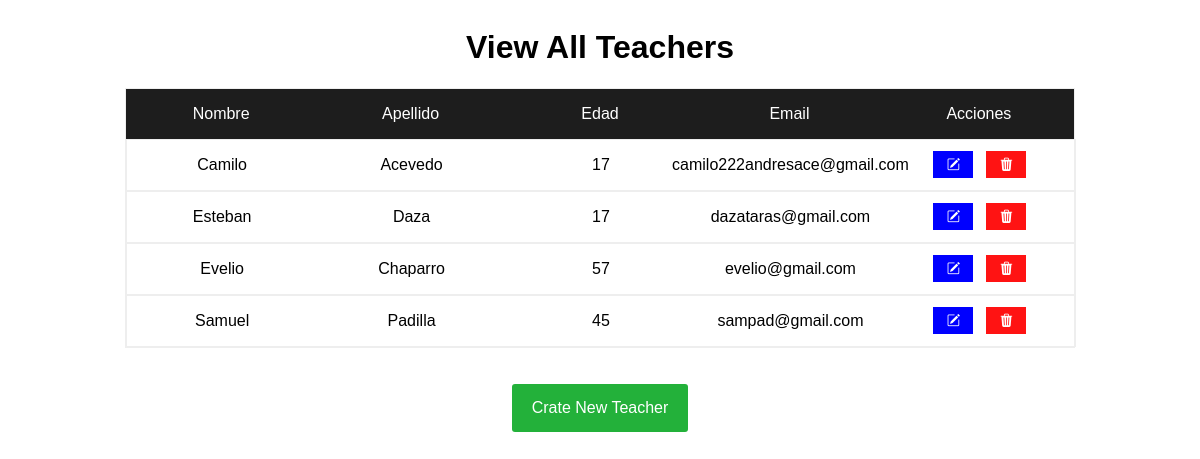
The app's page /teachers/viewAllTeachers/ with its own data.
### Profesores/models.py (models this page shows)
class Teacher(models.Model):
    name = models.CharField(max_length=300)
    lastname = models.CharField(max_length=200)
    age = models.IntegerField(max_length=3)
    email = models.CharField(max_length=300)

### Profesores/views.py (the view)
# urls.py: path('viewAllTeachers/', v.returnsAllTeachers, name='indexTeachers'),
def returnsAllTeachers(request):
    teachers = Teacher.objects.all()
    return render(request, 'teachers.html', {
        'teachers': teachers
    })

### Profesores/templates/teachers.html (shortened to what this page needs)
<!DOCTYPE html>
<html lang="en">
<head>
    <link rel="stylesheet" href="https://cdn.jsdelivr.net/npm/bootstrap-icons@1.11.1/font/bootstrap-icons.css">
</head>
<body>
    <div class="tittle">
        <h1>View All Teachers</h1>
    </div>
    <div class="fields">
        <div class="headerFields">
            <section class="h1 mod">Nombre</section>
            <section class="h2 mod">Apellido</section>
            <section class="h3 mod">Edad</section>
            <section class="h4 mod">Email</section>
            <section class="h5 mod">Acciones</section>
        </div>
        {% for teacher in teachers %}
        <div class="row">
            <section>{{teacher.name}}</section>
            <section>{{teacher.lastname}}</section>
            <section>{{teacher.age}}</section>
            <section>{{teacher.email}}</section>
            <section class="actions ac">
                <form action="{% url 'teacherUpdate' teacher.id %}" method="POST">
                    <button class="acOne"><i class="bi bi-pencil-square"></i></button>
                </form>
                <form action="{% url 'deleteTeacher' teacher.id %}" method="POST">
                    <button class="acTwo"><i class="bi bi-trash3-fill"></i></button>
                </form>
            </section>
        </div>
        {% endfor %}
    </div>
    <div class="create">
        <a href="{% url 'createTeacherView' %}">Crate New Teacher</a>
    </div>
</body>
</html>

### Profesores/templates/teachers.html (style rules this page uses)
* { font-family: sans-serif; }
.tittle { width: 100%; display: flex; justify-content: center; align-items: center; }
.fields { width: 80%; height: auto; margin: auto; border: 1px solid #eee; }
.headerFields { display: flex; width: 100%; background-color: rgb(29, 29, 29); height: 50px; }
.mod { width: 20%; display: flex; justify-content: center; align-items: center; color: white; }
.row { width: 100%; display: flex; border: 1px solid #eee; }
.row section { width: 20%; display: flex; justify-content: center; align-items: center; height: 50px; }
.actions { display: flex; gap: 13px; }
.actions form button { width: 40px; height: 27px; cursor: pointer; }
.actions form button i { color: white; }
.acOne { background-color: rgb(0, 0, 255); border: none; }
.acTwo { background-color: rgb(255, 19, 19); border: none; }
.create { width: 100%; height: 40px; display: flex; justify-content: center; align-items: center; margin-top: 40px; }
.create a { text-decoration: none; color: white; padding: 15px 20px; border-radius: 3px; background-color: rgb(35, 177, 58); }

### records on screen
Teacher: name "Camilo", lastname "Acevedo", age "17", email "camilo222andresace@gmail.com"
Teacher: name "Esteban", lastname "Daza", age "17", email "dazataras@gmail.com"
Teacher: name "Evelio", lastname "Chaparro", age "57", email "evelio@gmail.com"
Teacher: name "Samuel", lastname "Padilla", age "45", email "sampad@gmail.com"
